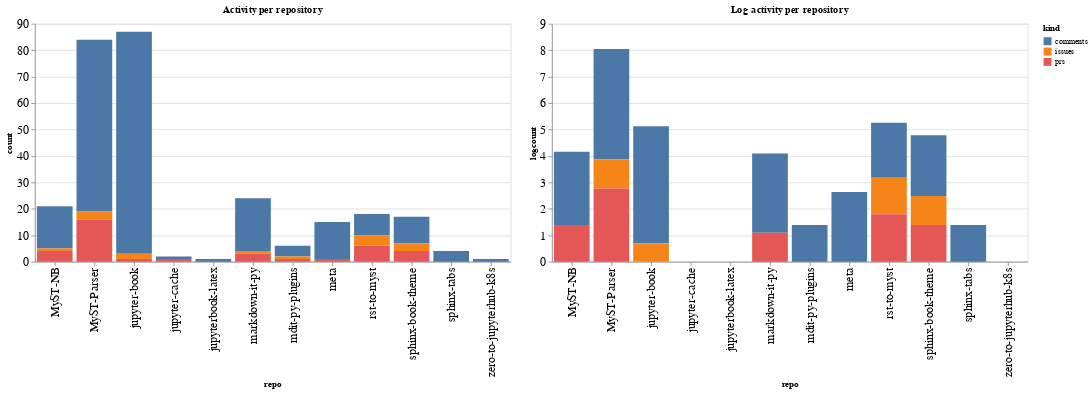

Write notebook code for a chart like this one.
### Code cell
ch1 = alt.Chart(repo_summaries, width=600, title="Activity per repository").mark_bar().encode(
    x='repo',
    y='count',
    color='kind',
    tooltip="kind"
)

ch2 = alt.Chart(repo_summaries, width=600, title="Log activity per repository").mark_bar().encode(
    x='repo',
    y='logcount',
    color='kind',
    tooltip="kind"
)

ch1 | ch2

### Figure 1 — Vega-Lite specification as saved in the notebook (floating-point values rounded to 4 significant figures)
{"config": {"axisLeft": {"labelFontSize": 15}, "axisBottom": {"labelFontSize": 15}}, "hconcat": [{"mark": "bar", "encoding": {"color": {"type": "nominal", "field": "kind"}, "tooltip": {"type": "nominal", "field": "kind"}, "x": {"type": "nominal", "field": "repo"}, "y": {"type": "quantitative", "field": "count"}}, "title": "Activity per repository", "width": 600}, {"mark": "bar", "encoding": {"color": {"type": "nominal", "field": "kind"}, "tooltip": {"type": "nominal", "field": "kind"}, "x": {"type": "nominal", "field": "repo"}, "y": {"type": "quantitative", "field": "logcount"}}, "title": "Log activity per repository", "width": 600}], "data": {"name": "data-8067f12a23c9215b35cd42d127e20fd7"}, "$schema": "https://vega.github.io/schema/vega-lite/v4.8.1.json", "datasets": {"data-8067f12a23c9215b35cd42d127e20fd7": [{"repo": "MyST-NB", "kind": "comments", "count": 16, "logcount": 2.773}, {"repo": "MyST-NB", "kind": "issues", "count": 1, "logcount": 0.0}, {"repo": "MyST-NB", "kind": "prs", "count": 4, "logcount": 1.386}, {"repo": "MyST-Parser", "kind": "comments", "count": 65, "logcount": 4.174}, {"repo": "MyST-Parser", "kind": "issues", "count": 3, "logcount": 1.099}, {"repo": "MyST-Parser", "kind": "prs", "count": 16, "logcount": 2.773}, {"repo": "jupyter-book", "kind": "comments", "count": 84, "logcount": 4.431}, {"repo": "jupyter-book", "kind": "issues", "count": 2, "logcount": 0.6931}, {"repo": "jupyter-book", "kind": "prs", "count": 1, "logcount": 0.0}, {"repo": "jupyter-cache", "kind": "comments", "count": 1, "logcount": 0.0}, {"repo": "jupyter-cache", "kind": "prs", "count": 1, "logcount": 0.0}, {"repo": "jupyterbook-latex", "kind": "comments", "count": 1, "logcount": 0.0}, {"repo": "markdown-it-py", "kind": "comments", "count": 20, "logcount": 2.996}, {"repo": "markdown-it-py", "kind": "issues", "count": 1, "logcount": 0.0}, {"repo": "markdown-it-py", "kind": "prs", "count": 3, "logcount": 1.099}, {"repo": "mdit-py-plugins", "kind": "comments", "count": 4, "logcount": 1.386}, {"repo": "mdit-py-plugins", "kind": "issues", "count": 1, "logcount": 0.0}, {"repo": "mdit-py-plugins", "kind": "prs", "count": 1, "logcount": 0.0}, {"repo": "meta", "kind": "comments", "count": 14, "logcount": 2.639}, {"repo": "meta", "kind": "prs", "count": 1, "logcount": 0.0}, {"repo": "rst-to-myst", "kind": "comments", "count": 8, "logcount": 2.079}, {"repo": "rst-to-myst", "kind": "issues", "count": 4, "logcount": 1.386}, {"repo": "rst-to-myst", "kind": "prs", "count": 6, "logcount": 1.792}, {"repo": "sphinx-book-theme", "kind": "comments", "count": 10, "logcount": 2.303}, {"repo": "sphinx-book-theme", "kind": "issues", "count": 3, "logcount": 1.099}, {"repo": "sphinx-book-theme", "kind": "prs", "count": 4, "logcount": 1.386}, {"repo": "sphinx-tabs", "kind": "comments", "count": 4, "logcount": 1.386}, {"repo": "zero-to-jupyterhub-k8s", "kind": "comments", "count": 1, "logcount": 0.0}]}}
